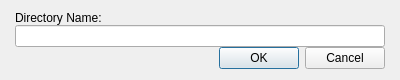
<?xml version="1.0" encoding="UTF-8"?>
<ui version="4.0">
 <class>DialogNewDirectory</class>
 <widget class="QDialog" name="DialogNewDirectory">
  <property name="geometry">
   <rect>
    <x>0</x>
    <y>0</y>
    <width>400</width>
    <height>76</height>
   </rect>
  </property>
  <property name="sizePolicy">
   <sizepolicy hsizetype="Fixed" vsizetype="Fixed">
    <horstretch>0</horstretch>
    <verstretch>0</verstretch>
   </sizepolicy>
  </property>
  <property name="windowTitle">
   <string>New Directory</string>
  </property>
  <layout class="QGridLayout" name="gridLayout">
   <item row="0" column="0">
    <layout class="QVBoxLayout" name="verticalLayout">
     <property name="spacing">
      <number>0</number>
     </property>
     <property name="leftMargin">
      <number>4</number>
     </property>
     <property name="rightMargin">
      <number>4</number>
     </property>
     <item>
      <widget class="QLabel" name="lblNewDitPath">
       <property name="sizePolicy">
        <sizepolicy hsizetype="Preferred" vsizetype="Fixed">
         <horstretch>0</horstretch>
         <verstretch>0</verstretch>
        </sizepolicy>
       </property>
       <property name="text">
        <string>Directory Name:</string>
       </property>
      </widget>
     </item>
     <item>
      <widget class="QLineEdit" name="txtDirectoryName"/>
     </item>
     <item>
      <widget class="QDialogButtonBox" name="buttonBoxNewDir">
       <property name="orientation">
        <enum>Qt::Horizontal</enum>
       </property>
       <property name="standardButtons">
        <set>QDialogButtonBox::Cancel|QDialogButtonBox::Ok</set>
       </property>
      </widget>
     </item>
    </layout>
   </item>
  </layout>
 </widget>
 <resources/>
 <connections>
  <connection>
   <sender>buttonBoxNewDir</sender>
   <signal>accepted()</signal>
   <receiver>DialogNewDirectory</receiver>
   <slot>accept()</slot>
   <hints>
    <hint type="sourcelabel">
     <x>248</x>
     <y>254</y>
    </hint>
    <hint type="destinationlabel">
     <x>157</x>
     <y>274</y>
    </hint>
   </hints>
  </connection>
  <connection>
   <sender>buttonBoxNewDir</sender>
   <signal>rejected()</signal>
   <receiver>DialogNewDirectory</receiver>
   <slot>reject()</slot>
   <hints>
    <hint type="sourcelabel">
     <x>316</x>
     <y>260</y>
    </hint>
    <hint type="destinationlabel">
     <x>286</x>
     <y>274</y>
    </hint>
   </hints>
  </connection>
 </connections>
</ui>
